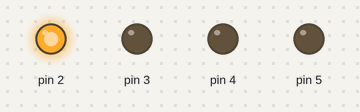
This sketch was run on a simulated Arduino Uno, built with avr-gcc and run on an emulated ATmega328P. On the bench: output pins drawn as LEDs (lit = HIGH).

Above: at 0.2 s.
At 1.2 s:
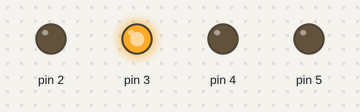
At 2.2 s:
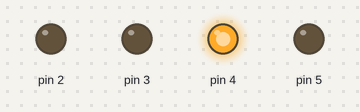
At 3.2 s:
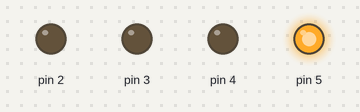
At 4.7 s:
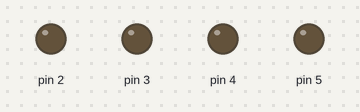
Timing chart, 0 to 5.2 s (numbered marks = the images above):
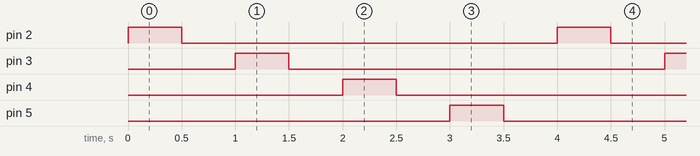

Measured:
- by itself, pin 2–5: alternates HIGH for 0.50 s and LOW for 3.5 s
- by itself, everything shown: repeats every 4.0 s, in 8 steps

The sketch:

blinky_leds.ino
```cpp
const int LED0 = 2;
const int LED1 = 3;
const int LED2 = 4;
const int LED3 = 5;

// Delay between LEDs switching on/off
const int HALF_SECOND = 500;

// Initialize LED0-LED3 as output
void setup() {
  for(int led = LED0; led <= LED3; ++led) {
    pinMode(led, OUTPUT);
  }
}

// Alternate which LED is lit up
void loop(){
  for(int led = LED0; led <= LED3; ++led) {
    digitalWrite(led, HIGH);
    delay(HALF_SECOND);
    digitalWrite(led, LOW);
    delay(HALF_SECOND);
  }
}
```
